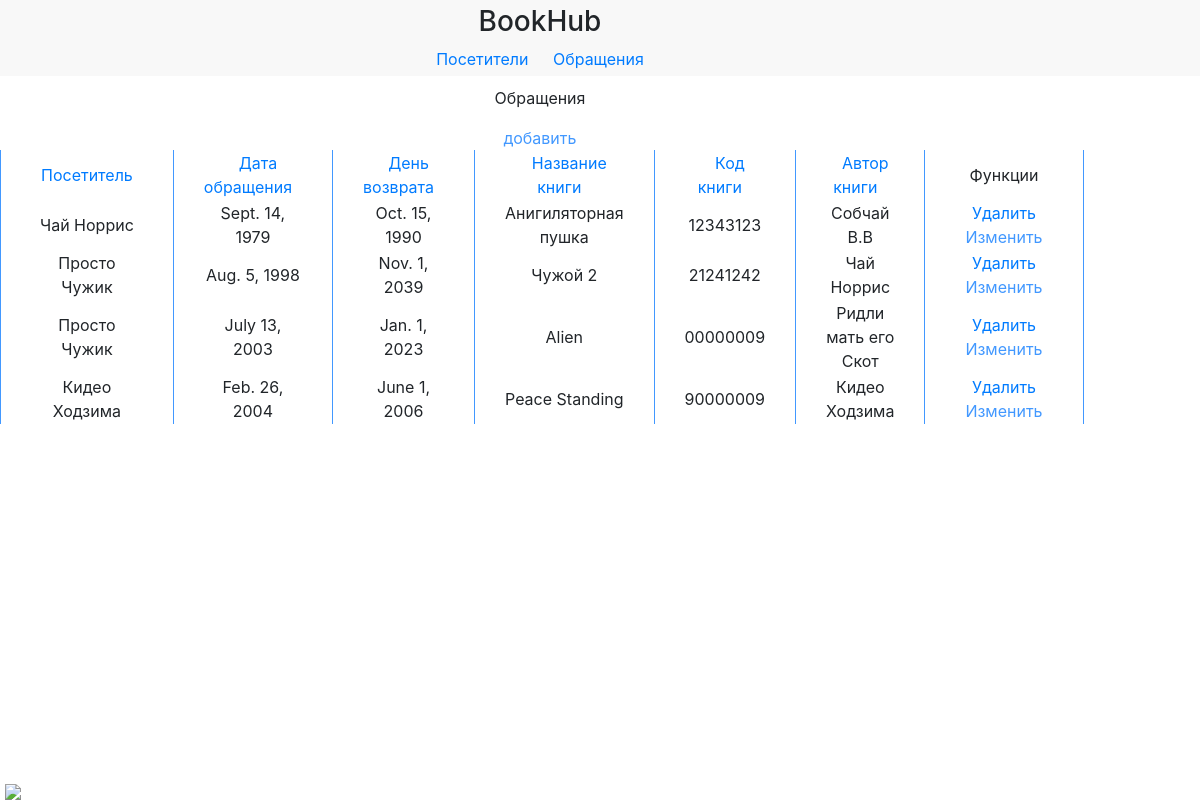
Screenshot of /?sort=date_on with the database file from the repository.
### app/models.py (models this page shows)
class Usage(models.Model):
    visitor = models.ForeignKey(
        Visitor,
        on_delete = models.CASCADE
        )
    date_on = models.DateField(
    )
    date_of = models.DateField(
    )
    book_name = models.CharField(
        max_length = 30
    )
    book_id = models.CharField(
        max_length = 8
    )
    book_author = models.CharField(
        max_length = 30
    )

class Visitor(models.Model):
    fio = models.CharField(
        max_length = 30
        )
    num = models.CharField(
        max_length = 8
    )
    birthday = models.DateField(
    )
    gender = models.CharField(
        max_length = 6,
        choices = gen
    )
    def __str__(self):
        return self.fio

### app/views.py (the view)
# urls.py: path('', UsagesView),
def UsagesView(request):
    if request.method == "POST":
        form = AddUsageForm(request.POST)
        if form.is_valid():
            form.save()
            return HttpResponseRedirect('/usages/')
    else:
        try:
            sort_settings = request.GET.get('sort')
            model = sort_usages(sort_settings)
        except:
            model = Usage.objects.all()
        form = AddUsageForm()
        return render(
            request,
            'usages.html',
            {'form': form , 'model': model}
        )

### app/views.py (called while the page is built)
def sort_usages(sort_settings):
    return Usage.objects.order_by(sort_settings)

### app/templates/usages.html (shortened to what this page needs)
<!DOCTYPE html>
<html>
    <head>
        <link rel="stylesheet" href="https://stackpath.bootstrapcdn.com/bootstrap/4.4.1/css/bootstrap.min.css">
    </head>
    <body>
        <header>
            <div class="content">
                <h3>BookHub</h3>
                <div class="menu">
                    <a href="{% url 'visitors' %}">Посетители</a>
                    <a href="{% url 'usages' %}">Обращения</a>
                </div>
            </div>
        </header>
        <div class="main">
            <div class="content">
                <p>Обращения</p><a style="color: #4298FF;" onclick="openForm()">добавить</a>
                <table>
                    <thead>
                        <tr>
                            <td>
                                <a href="?sort=visitor">Посетитель</a>
                            </td>
                            <td>
                                <a href="?sort=date_on">Дата обращения</a>
                            </td>
                            <td>
                                <a href="?sort=date_of">День возврата</a>
                            </td>
                            <td>
                                <a href="?sort=book_name">Название книги</a>
                            </td>
                            <td>
                                <a href="?sort=book_id">Код книги</a>
                            </td>
                            <td>
                                <a href="?sort6=book_author">Автор книги</a>
                            </td>
                            <td>Функции</td>
                        </tr>
                    </thead>
                    <tbody>
                        {% if model %}
                        {% for m in model %}
                        <tr>
                            <td>{{ m.visitor }}</td>
                            <td>{{ m.date_on }}</td>
                            <td>{{ m.date_of }}</td>
                            <td>{{ m.book_name }}</td>
                            <td>{{ m.book_id }}</td>
                            <td>{{ m.book_author }}</td>
                            <td>
                                <a href="{% url 'delusage' %}?id={{ m.id }}">Удалить</a>
                                <a onclick='openCF(this)' class="{{m.id}}" style="color: #4298FF;">Изменить</a>
                            </td>
                        </tr>
                        {% endfor %}
                        {% endif%}
                    </tbody>
                </table>
            </div>
        </div>
        <img class="snup" src="https://i.gifer.com/origin/bb/bb242e31f5faafce660bc89fd0f9d9ed_w200.gif">
    </body>
</html>

### app/templates/usages.html (style rules this page uses)
header { background-color: #F8F8F8; padding-bottom: 5px; padding-top: 5px; }
.content { width: 90%; text-align: center; }
.main { margin-top: 10px; }
a { margin-left: 10px; margin-right: 10px; }
table { margin: auto; }
td { border-left: 1px solid #4298FF; border-right: 1px solid #4298FF; padding-right: 30px; padding-left: 30px; }
.snup { position: fixed; bottom: 0px; left: 5px; }

### rows the page displays
Usage: visitor "Чай Норрис", date_on "Sept. 14, 1979", date_of "Oct. 15, 1990", book_name "Анигиляторная пушка", book_id "12343123", book_author "Собчай В.В"
Usage: visitor "Просто Чужик", date_on "Aug. 5, 1998", date_of "Nov. 1, 2039", book_name "Чужой 2", book_id "21241242", book_author "Чай Норрис"
Usage: visitor "Просто Чужик", date_on "July 13, 2003", date_of "Jan. 1, 2023", book_name "Alien", book_id "00000009", book_author "Ридли мать его Скот"
Usage: visitor "Кидео Ходзима", date_on "Feb. 26, 2004", date_of "June 1, 2006", book_name "Peace Standing", book_id "90000009", book_author "Кидео Ходзима"
